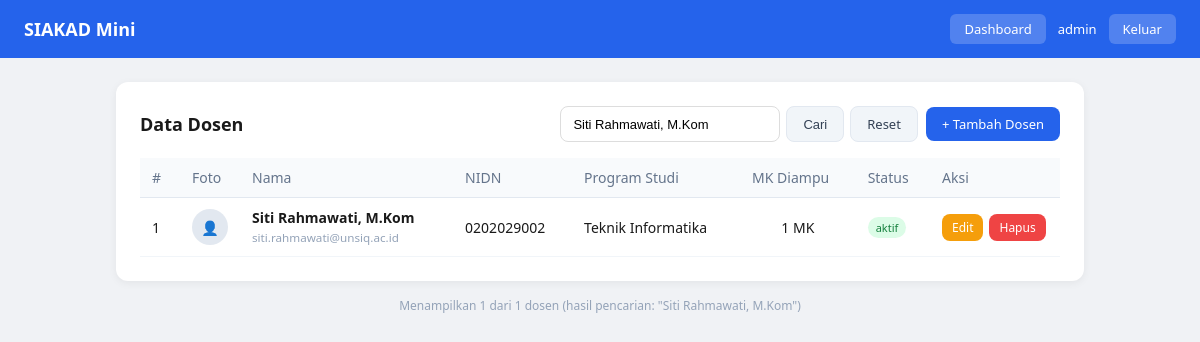
/public/dosen.php?cari=Siti Rahmawati, M.Kom (signed in), run on the app's committed database.
### tables this page shows
CREATE TABLE dosen (
    id            INT UNSIGNED AUTO_INCREMENT PRIMARY KEY,
    nidn          CHAR(10)     NOT NULL UNIQUE,
    nama          VARCHAR(100) NOT NULL,
    email         VARCHAR(120) NOT NULL UNIQUE,
    program_studi ENUM('Teknik Informatika','Sistem Informasi','Teknik Elektro') NOT NULL,
    foto          VARCHAR(255) NULL DEFAULT NULL,
    status        ENUM('aktif','nonaktif') NOT NULL DEFAULT 'aktif',
    created_at    TIMESTAMP NOT NULL DEFAULT CURRENT_TIMESTAMP,
    updated_at    TIMESTAMP NOT NULL DEFAULT CURRENT_TIMESTAMP ON UPDATE CURRENT_TIMESTAMP,
    deleted_at    TIMESTAMP NULL DEFAULT NULL,
    INDEX idx_deleted (deleted_at),
    INDEX idx_status  (status)
);

### config/session.php (called while the page is built, shortened)
<?php
function currentUser(): array
{
    return $_SESSION['user'] ?? [];
}

### public/dosen.php (the view, shortened to what this page needs)
<?php
require_once __DIR__ . '/../config/session.php';
$pdo  = getDB();
$user = currentUser();
$cari     = trim($_GET['cari'] ?? '');
$halaman  = max(1, (int)($_GET['halaman'] ?? 1));
$perHal   = 5;
$offset   = ($halaman - 1) * $perHal;
$sqlTotal = 'SELECT COUNT(*) FROM dosen WHERE deleted_at IS NULL';
$params   = [];
if ($cari !== '') {
    $sqlTotal .= ' AND (nama LIKE :cari OR nidn LIKE :cari2 OR email LIKE :cari3)';
    $params[':cari']  = "%{$cari}%";
    $params[':cari2'] = "%{$cari}%";
    $params[':cari3'] = "%{$cari}%";
}
$stmtTotal  = $pdo->prepare($sqlTotal);
$stmtTotal->execute($params);
$total      = (int)$stmtTotal->fetchColumn();
$sqlData = 'SELECT d.*,
            (SELECT COUNT(*) FROM dosen_matkul dm WHERE dm.dosen_id = d.id) AS jml_matkul
            FROM dosen d
            WHERE d.deleted_at IS NULL';
if ($cari !== '') {
    $sqlData .= ' AND (d.nama LIKE :cari OR d.nidn LIKE :cari2 OR d.email LIKE :cari3)';
}
$sqlData .= ' ORDER BY d.nama ASC LIMIT :limit OFFSET :offset';
$stmtData = $pdo->prepare($sqlData);
if ($cari !== '') {
    $stmtData->bindValue(':cari',  "%{$cari}%");
    $stmtData->bindValue(':cari2', "%{$cari}%");
    $stmtData->bindValue(':cari3', "%{$cari}%");
}
$stmtData->bindValue(':limit',  $perHal, PDO::PARAM_INT);
$stmtData->bindValue(':offset', $offset, PDO::PARAM_INT);
$stmtData->execute();
$listDosen = $stmtData->fetchAll();
?>
<!DOCTYPE html>
<html lang="id">
<head>
</head>
<body>
<nav class="navbar">
    <h1>SIAKAD Mini</h1>
    <div class="nav-right">
        <a href="/siakad-mini/public/index.php">Dashboard</a>
        <span><?= htmlspecialchars($user['username'], ENT_QUOTES, 'UTF-8') ?></span>
        <a href="/siakad-mini/public/logout.php">Keluar</a>
    </div>
</nav>
<div class="container">
    <div class="card">
        <div class="toolbar">
            <h2>Data Dosen</h2>
            <div class="toolbar-right">
                <form class="search-form" method="GET" action="">
                    <input type="text" name="cari" placeholder="Cari nama / NIDN / email..."
                           value="<?= htmlspecialchars($cari, ENT_QUOTES, 'UTF-8') ?>">
                    <button type="submit" class="btn btn-secondary">Cari</button>
                    <?php if ($cari !== ''): ?>
                        <a href="/siakad-mini/public/dosen.php" class="btn btn-secondary">Reset</a>
                    <?php endif; ?>
                </form>
                <a href="/siakad-mini/public/dosen_create.php" class="btn btn-primary">+ Tambah Dosen</a>
            </div>
        </div>
        <?php if (empty($listDosen)): ?>
            <div class="empty-state">
                <div style="font-size:40px">👨‍🏫</div>
                <p><?= $cari !== '' ? 'Tidak ada dosen yang cocok dengan pencarian.' : 'Belum ada data dosen.' ?></p>
            </div>
        <?php else: ?>
            <table>
                <thead>
                    <tr>
                        <th style="width:40px">#</th>
                        <th style="width:44px">Foto</th>
                        <th>Nama</th>
                        <th>NIDN</th>
                        <th>Program Studi</th>
                        <th>MK Diampu</th>
                        <th>Status</th>
                        <th style="width:130px">Aksi</th>
                    </tr>
                </thead>
                <tbody>
                <?php foreach ($listDosen as $i => $d): ?>
                    <tr>
                        <td><?= $offset + $i + 1 ?></td>
                        <td>
                            <?php if ($d['foto'] && file_exists(__DIR__ . '/../uploads/' . $d['foto'])): ?>
                                <img src="/siakad-mini/uploads/<?= htmlspecialchars($d['foto'], ENT_QUOTES, 'UTF-8') ?>"
                                     alt="foto" class="foto-thumb">
                            <?php else: ?>
                                <div class="foto-placeholder">👤</div>
                            <?php endif; ?>
                        </td>
                        <td>
                            <strong><?= htmlspecialchars($d['nama'], ENT_QUOTES, 'UTF-8') ?></strong><br>
                            <small style="color:#94a3b8"><?= htmlspecialchars($d['email'], ENT_QUOTES, 'UTF-8') ?></small>
                        </td>
                        <td><?= htmlspecialchars($d['nidn'], ENT_QUOTES, 'UTF-8') ?></td>
                        <td><?= htmlspecialchars($d['program_studi'], ENT_QUOTES, 'UTF-8') ?></td>
                        <td style="text-align:center"><?= (int)$d['jml_matkul'] ?> MK</td>
                        <td>
                            <span class="badge badge-<?= $d['status'] ?>">
                                <?= htmlspecialchars($d['status'], ENT_QUOTES, 'UTF-8') ?>
                            </span>
                        </td>
                        <td>
                            <div class="actions">
                                <a href="/siakad-mini/public/dosen_edit.php?id=<?= $d['id'] ?>"
                                   class="btn btn-warning btn-sm">Edit</a>
                                <?php if ($user['role'] === 'admin'): ?>
                                <a href="/siakad-mini/public/dosen_delete.php?id=<?= $d['id'] ?>"
                                   class="btn btn-danger btn-sm"
                                   onclick="return confirm('Hapus dosen <?= htmlspecialchars($d['nama'], ENT_QUOTES, 'UTF-8') ?>?')">
                                   Hapus
                                </a>
                                <?php endif; ?>
                            </div>
                        </td>
                    </tr>
                <?php endforeach; ?>
                </tbody>
            </table>
        <?php endif; ?>
    </div>
    <div style="margin-top:1rem; font-size:12px; color:#94a3b8; text-align:center;">
        Menampilkan <?= count($listDosen) ?> dari <?= $total ?> dosen
        <?= $cari !== '' ? '(hasil pencarian: "' . htmlspecialchars($cari, ENT_QUOTES, 'UTF-8') . '")' : '' ?>
    </div>
</div>
</body>
</html>

### public/dosen.php (style rules this page uses)
* { box-sizing: border-box; margin: 0; padding: 0; }
body { font-family: 'Segoe UI', sans-serif; background: #f0f2f5; }
.navbar { background: #2563eb; color: #fff; padding: 14px 24px; display: flex; justify-content: space-between; align-items: center; }
.navbar h1 { font-size: 18px; font-weight: 600; }
.navbar .nav-right { display: flex; align-items: center; gap: 12px; font-size: 13px; }
.navbar a { color:#fff; text-decoration:none; background:rgba(255,255,255,0.2); padding:6px 14px; border-radius:6px; }
.container { max-width: 1000px; margin: 1.5rem auto; padding: 0 1rem; }
.card { background:#fff; border-radius:12px; padding:1.5rem; box-shadow:0 2px 8px rgba(0,0,0,0.06); }
.toolbar { display:flex; justify-content:space-between; align-items:center; margin-bottom:1rem; flex-wrap:wrap; gap:10px; }
.toolbar h2 { font-size:18px; color:#1a1a1a; }
.toolbar-right { display:flex; gap:8px; align-items:center; flex-wrap:wrap; }
.search-form { display:flex; gap:6px; }
.search-form input { padding:8px 12px; border:1px solid #ddd; border-radius:8px; font-size:13px; width:220px; }
.btn { padding:8px 16px; border-radius:8px; font-size:13px; font-weight:500; cursor:pointer; border:none; text-decoration:none; display:inline-block; }
.btn-primary { background:#2563eb; color:#fff; }
.btn-secondary { background:#f1f5f9; color:#334155; border:1px solid #e2e8f0; }
.btn-warning { background:#f59e0b; color:#fff; }
.btn-danger { background:#ef4444; color:#fff; }
.btn-sm { padding:5px 10px; font-size:12px; }
table { width:100%; border-collapse:collapse; font-size:14px; }
thead th { background:#f8fafc; padding:10px 12px; text-align:left; font-weight:500; color:#64748b; border-bottom:1px solid #e2e8f0; }
tbody td { padding:10px 12px; border-bottom:1px solid #f1f5f9; color:#1a1a1a; vertical-align:middle; }
.badge { display:inline-block; padding:3px 8px; border-radius:20px; font-size:11px; font-weight:500; }
.badge-aktif { background:#dcfce7; color:#15803d; }
.foto-placeholder { width:36px; height:36px; border-radius:50%; background:#e2e8f0; display:flex; align-items:center; justify-content:center; font-size:14px; color:#94a3b8; }
.actions { display:flex; gap:6px; }

### data on the page
dosen: i "1", nama "Siti Rahmawati, M.Kom", email "siti.rahmawati@unsiq.ac.id", nidn "0202029002", program_studi "Teknik Informatika", jml_matkul "1", status "aktif"

### other printed values
$user['username'] "admin"
count($listDosen) "1"
$total "1"
$cari "Siti Rahmawati, M.Kom"
